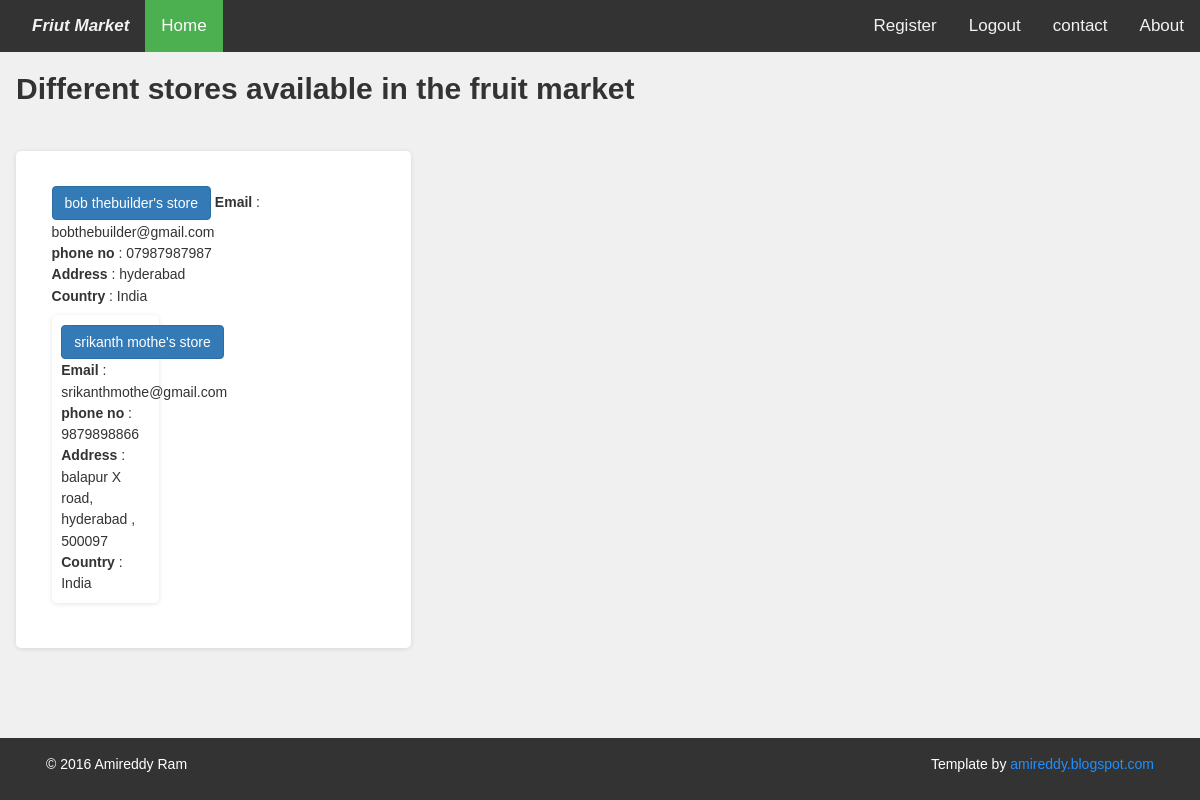
The page /Fruit_Market/index.php (signed in) on the database its author committed.
### tables this page shows
CREATE TABLE `retailer` (
  `ret_id` int(11) NOT NULL,
  `ret_fname` varchar(255) NOT NULL,
  `ret_lname` varchar(255) NOT NULL,
  `ret_email` varchar(255) NOT NULL,
  `ret_pass` varchar(255) NOT NULL,
  `ret_contact` varchar(255) NOT NULL,
  `ret_address` varchar(255) NOT NULL
);

### Fruit_Market/includes/functions.php (the view)
<?php
$db = mysqli_connect("localhost","root","","market");
function getStores(){
    global $db;
    $get_stores="select * from retailer ";
    $run_stores=mysqli_query($db,$get_stores);
    while($row_stores=mysqli_fetch_array($run_stores)){
        $ret_id=$row_stores['ret_id'];
        $ret_name=$row_stores['ret_fname'].' '.$row_stores['ret_lname'];
        $ret_contact=$row_stores['ret_contact'];
        $ret_email=$row_stores['ret_email'];
        $ret_address=$row_stores['ret_address'];
        echo "<div class='col-md-4 col-sm-6 single emp-profile'  >
                <div class='text'>
                <form action='store.php' method='post' style=' display: inline;vertical-align: middle;'>
                <button type='submit' name='store' value='store' class ='btn btn-primary'>$ret_name's store</button>
                <input type='hidden' id='retid' name='retid' value='$ret_id'>
                <b>Email </b>    : $ret_email<br>
                <b>phone no</b>  : $ret_contact<br>
                <b>Address </b>  : $ret_address<br>
                <b>Country </b>  : India<br>
                </form
                </div>
                </div>
        ";
    }
}
?>

### Fruit_Market/styles/style.css (style rules this page uses)
body { margin: 0; font-family: Arial, Helvetica, sans-serif; color: #333333; background-color: #f0f0f0; }
* { box-sizing: border-box; }

### Fruit_Market/index.php (style rules this page uses)
.emp-profile { padding: 3%; padding-left: 3%; padding-top: 3%; margin-top: 3%; margin-bottom: 3%; border-radius: 0.5rem; background-color: white; box-shadow: 0 1px 5px rgba(0, 0, 0, 0.1); }

### rows shown on the page
retailer: ret_name "bob thebuilder", ret_email "bobthebuilder@gmail.com", ret_contact "07987987987", ret_address "hyderabad"
retailer: ret_name "srikanth mothe", ret_email "srikanthmothe@gmail.com", ret_contact "9879898866", ret_address "balapur X road, hyderabad , 500097"
